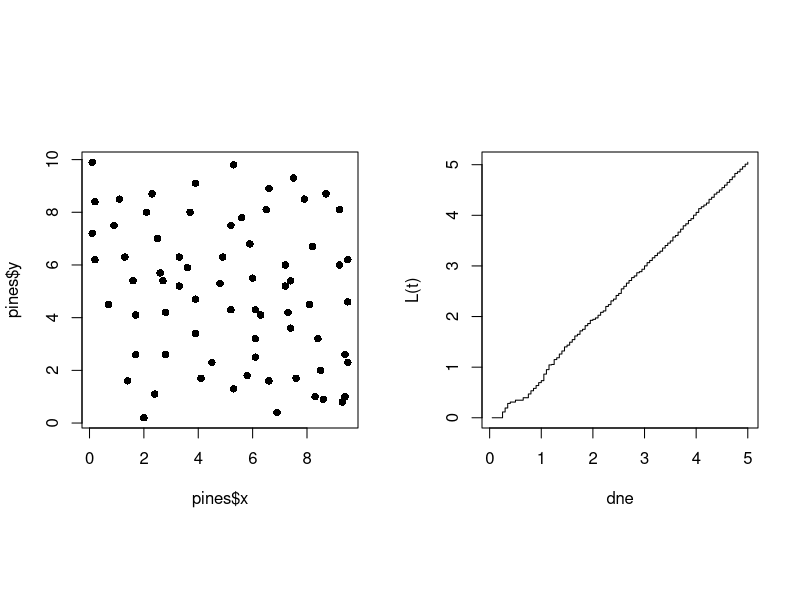
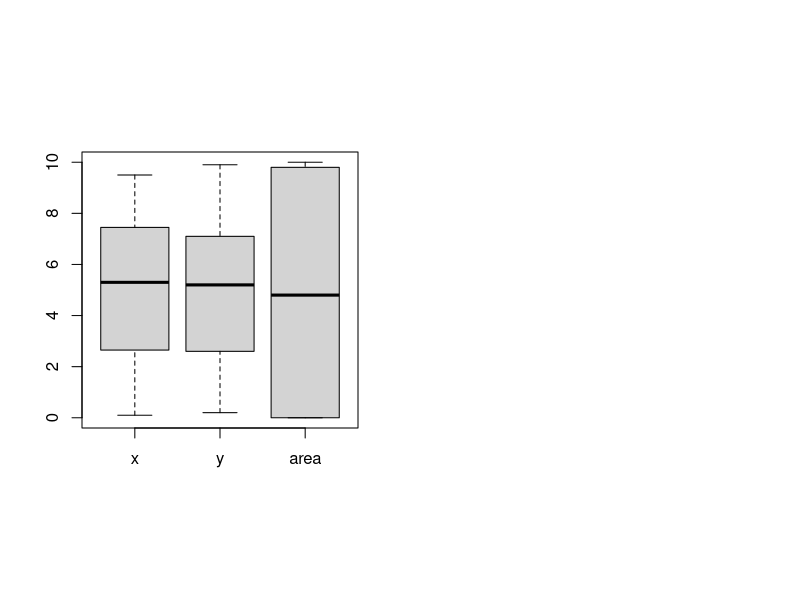

Reproduce these figures in R, in order.
#Because Bio7 uses RServe to connect itself with R, plotting is available by help of
#plotmarkes which can be set with the context menu. All variables have to be defined
#before plotting!
#Requires the library "spatial" installed in R!

library(spatial)
pines<-ppinit("pines.dat");
par(mfrow=c(1,2),pty="s")

#Mark the following lines with the "Set Plotmarker" action in the context menu!
plot(pines,pch=16)
plot(Kfn(pines,5),type="s",xlab="dne",ylab="L(t)")
boxplot(pines)
